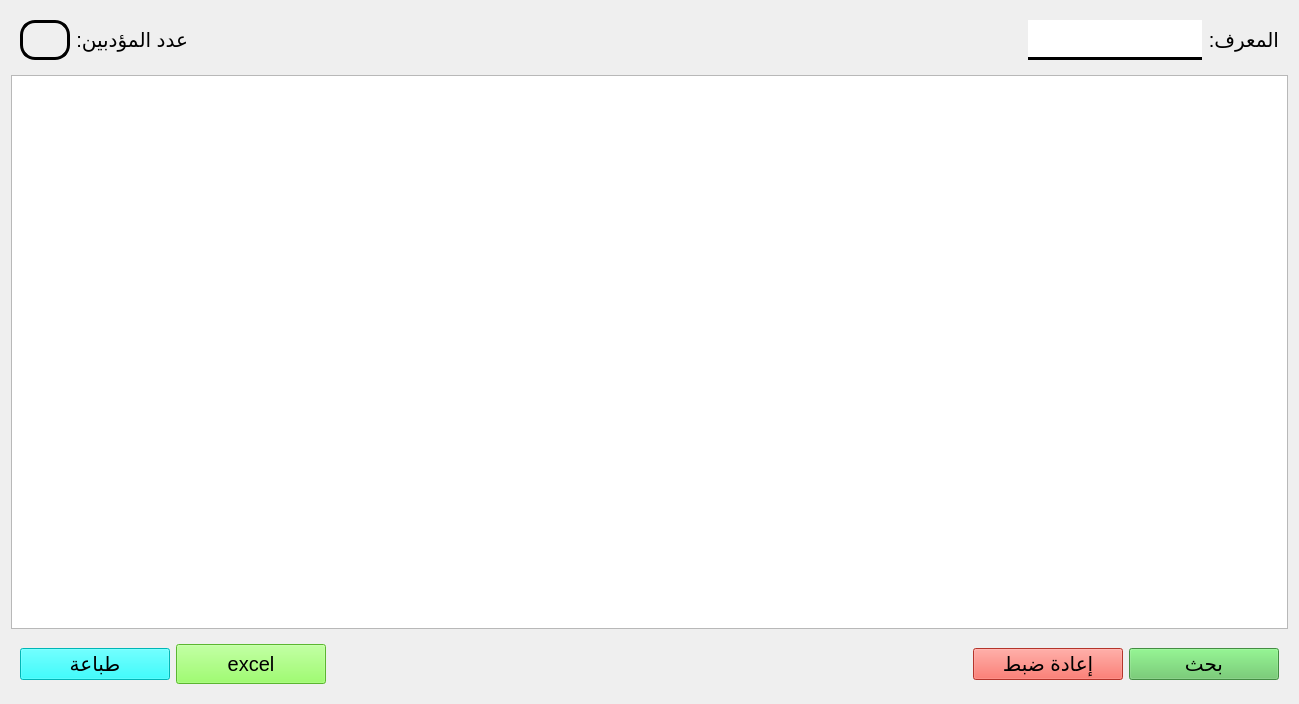
<?xml version="1.0" encoding="UTF-8"?>
<ui version="4.0">
 <class>teacher_history</class>
 <widget class="QWidget" name="teacher_history">
  <property name="geometry">
   <rect>
    <x>0</x>
    <y>0</y>
    <width>1299</width>
    <height>704</height>
   </rect>
  </property>
  <property name="windowTitle">
   <string>Form</string>
  </property>
  <layout class="QVBoxLayout" name="verticalLayout">
   <item>
    <widget class="QFrame" name="frame_2">
     <property name="frameShape">
      <enum>QFrame::NoFrame</enum>
     </property>
     <layout class="QHBoxLayout" name="horizontalLayout_2">
      <item>
       <widget class="QLabel" name="nb">
        <property name="minimumSize">
         <size>
          <width>50</width>
          <height>0</height>
         </size>
        </property>
        <property name="maximumSize">
         <size>
          <width>16777215</width>
          <height>50</height>
         </size>
        </property>
        <property name="font">
         <font>
          <pointsize>15</pointsize>
         </font>
        </property>
        <property name="styleSheet">
         <string notr="true">border: 3px solid black; 
border-radius: 15px</string>
        </property>
        <property name="text">
         <string/>
        </property>
       </widget>
      </item>
      <item>
       <widget class="QLabel" name="label_8">
        <property name="font">
         <font>
          <pointsize>15</pointsize>
         </font>
        </property>
        <property name="text">
         <string>عدد المؤدبين:</string>
        </property>
       </widget>
      </item>
      <item>
       <spacer name="horizontalSpacer_3">
        <property name="orientation">
         <enum>Qt::Horizontal</enum>
        </property>
        <property name="sizeHint" stdset="0">
         <size>
          <width>20</width>
          <height>40</height>
         </size>
        </property>
       </spacer>
      </item>
      <item>
       <widget class="QLineEdit" name="search">
        <property name="sizePolicy">
         <sizepolicy hsizetype="Fixed" vsizetype="Minimum">
          <horstretch>0</horstretch>
          <verstretch>0</verstretch>
         </sizepolicy>
        </property>
        <property name="minimumSize">
         <size>
          <width>150</width>
          <height>30</height>
         </size>
        </property>
        <property name="maximumSize">
         <size>
          <width>16777215</width>
          <height>16777215</height>
         </size>
        </property>
        <property name="font">
         <font>
          <pointsize>15</pointsize>
         </font>
        </property>
        <property name="styleSheet">
         <string notr="true">border: 3px solid black;
border-left: none;
border-right: none;
border-top: none 
</string>
        </property>
       </widget>
      </item>
      <item>
       <widget class="QLabel" name="label_7">
        <property name="font">
         <font>
          <pointsize>15</pointsize>
         </font>
        </property>
        <property name="text">
         <string>المعرف:</string>
        </property>
       </widget>
      </item>
     </layout>
    </widget>
   </item>
   <item>
    <widget class="QTableView" name="history_table">
     <property name="font">
      <font>
       <pointsize>15</pointsize>
      </font>
     </property>
     <property name="layoutDirection">
      <enum>Qt::RightToLeft</enum>
     </property>
     <property name="editTriggers">
      <set>QAbstractItemView::NoEditTriggers</set>
     </property>
     <property name="alternatingRowColors">
      <bool>true</bool>
     </property>
     <property name="verticalScrollMode">
      <enum>QAbstractItemView::ScrollPerPixel</enum>
     </property>
     <property name="horizontalScrollMode">
      <enum>QAbstractItemView::ScrollPerPixel</enum>
     </property>
     <property name="showGrid">
      <bool>false</bool>
     </property>
     <attribute name="horizontalHeaderMinimumSectionSize">
      <number>150</number>
     </attribute>
     <attribute name="horizontalHeaderDefaultSectionSize">
      <number>150</number>
     </attribute>
     <attribute name="verticalHeaderCascadingSectionResizes">
      <bool>false</bool>
     </attribute>
     <attribute name="verticalHeaderDefaultSectionSize">
      <number>35</number>
     </attribute>
    </widget>
   </item>
   <item>
    <widget class="QFrame" name="frame_7">
     <property name="frameShape">
      <enum>QFrame::NoFrame</enum>
     </property>
     <layout class="QHBoxLayout" name="horizontalLayout_5">
      <item>
       <widget class="QPushButton" name="printing_btn">
        <property name="minimumSize">
         <size>
          <width>150</width>
          <height>30</height>
         </size>
        </property>
        <property name="font">
         <font>
          <pointsize>15</pointsize>
         </font>
        </property>
        <property name="styleSheet">
         <string notr="true">background-color: rgb(0, 255, 255);</string>
        </property>
        <property name="text">
         <string>طباعة</string>
        </property>
        <property name="shortcut">
         <string>Ctrl+P</string>
        </property>
       </widget>
      </item>
      <item>
       <widget class="QPushButton" name="export_btn">
        <property name="sizePolicy">
         <sizepolicy hsizetype="Minimum" vsizetype="Minimum">
          <horstretch>0</horstretch>
          <verstretch>0</verstretch>
         </sizepolicy>
        </property>
        <property name="minimumSize">
         <size>
          <width>150</width>
          <height>30</height>
         </size>
        </property>
        <property name="font">
         <font>
          <pointsize>15</pointsize>
         </font>
        </property>
        <property name="styleSheet">
         <string notr="true">background-color: rgb(127, 255, 67);</string>
        </property>
        <property name="text">
         <string>excel</string>
        </property>
        <property name="shortcut">
         <string>Ctrl+E</string>
        </property>
       </widget>
      </item>
      <item>
       <spacer name="horizontalSpacer_5">
        <property name="orientation">
         <enum>Qt::Horizontal</enum>
        </property>
        <property name="sizeHint" stdset="0">
         <size>
          <width>20</width>
          <height>40</height>
         </size>
        </property>
       </spacer>
      </item>
      <item>
       <widget class="QPushButton" name="reset_btn">
        <property name="minimumSize">
         <size>
          <width>150</width>
          <height>30</height>
         </size>
        </property>
        <property name="font">
         <font>
          <pointsize>15</pointsize>
         </font>
        </property>
        <property name="styleSheet">
         <string notr="true">background-color: rgb(252, 73, 60);</string>
        </property>
        <property name="text">
         <string>إعادة ضبط</string>
        </property>
        <property name="shortcut">
         <string>Esc</string>
        </property>
       </widget>
      </item>
      <item>
       <widget class="QPushButton" name="search_btn">
        <property name="minimumSize">
         <size>
          <width>150</width>
          <height>30</height>
         </size>
        </property>
        <property name="font">
         <font>
          <pointsize>15</pointsize>
         </font>
        </property>
        <property name="styleSheet">
         <string notr="true">background-color: rgb(94, 197, 93);</string>
        </property>
        <property name="text">
         <string>بحث</string>
        </property>
        <property name="shortcut">
         <string>Return</string>
        </property>
       </widget>
      </item>
     </layout>
    </widget>
   </item>
  </layout>
 </widget>
 <resources/>
 <connections/>
</ui>
